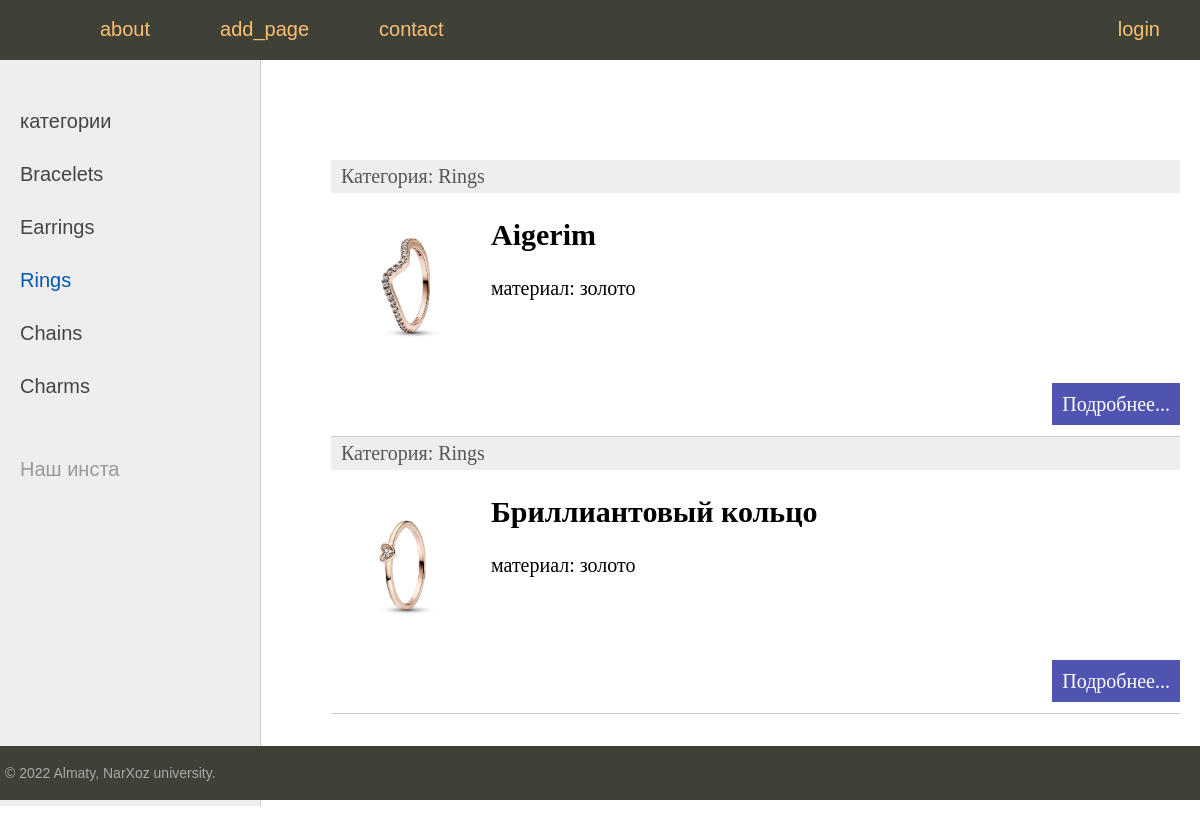
Page /category/rings/ on the committed database.
### aigerim/models.py (models this page shows, shortened)
class Category(models.Model):
    title = models.CharField(max_length=100, db_index=True, verbose_name="Категории")
    slug = models.SlugField(max_length=255, unique=True, db_index=True, verbose_name="URL")
    def __str__(self):
        return self.title
    def get_absolute_url(self):
        return reverse('category', kwargs={'cat_slug': self.slug})
    class Meta:
        verbose_name = 'Категория'
        verbose_name_plural = 'Категории'
        ordering = ['id']

class Aigerim(models.Model):
    objects = None
    name = models.CharField(max_length=255, verbose_name="Заголовок")
    slug = models.SlugField(max_length=255, unique=True, db_index=True, verbose_name="URL")
    content = models.TextField(blank=True, verbose_name="Текст статьи")
    price = models.BigIntegerField(default=True, verbose_name="Цена")
    photo = models.ImageField(upload_to="photos/%Y/%m/%d/", verbose_name="Фото")
    cat = models.ForeignKey('Category', on_delete=models.PROTECT,  verbose_name="Категории")
    class Meta:
        verbose_name = 'Известные бренды'
        verbose_name_plural = 'Известные бренды'
        ordering = ['name']

### aigerim/views.py (the view)
# urls.py: path('category/<slug:cat_slug>/', AigerimCategory.as_view(), name='category')
class AigerimCategory(ListView):
    model = Aigerim
    template_name = 'aigerim/index.html'
    context_object_name = 'posts'
    def get_queryset(self):
        return Aigerim.objects.filter(cat__slug=self.kwargs['cat_slug'])
    def get_context_data(self, *, object_list=None, **kwargs):
        context = super().get_context_data(**kwargs)
        context['title'] = 'Категории - ' + str(context['posts'][0].cat)
        context['menu'] = menu
        context['cat_selected'] = context['posts'][0].cat_id
        return context

### aigerim/templatetags/aigerim_tags.py (called while the page is built)
@register.inclusion_tag('aigerim/list_categories.html')
def show_categories(sort=None, cat_selected=0):
    if not sort:
        cats = Category.objects.all()
    else:
        cats = Category.objects.order_by(sort)
    return {"cats": cats, "cat_selected": cat_selected}

### aigerim/templates/aigerim/index.html (shortened to what this page needs)
{% extends 'aigerim/base.html' %}
{% block content %}
<ul class="list-articles">
    {% for p in object_list %}
    <li>
        <div class="article-panel">
            <p class="first">Категория: {{p.cat}}</p>
        </div>
        {% if p.photo %}
            <p><img class="img-article-left thumb" src="{{p.photo.url}}"></p>
        {% endif %}
        <h2>{{p.name}}</h2>
        {% autoescape on %}
        {{p.content|linebreaks|truncatewords:50}}
        {% endautoescape %}
        <p class="link-read-post"><a href="{{ p.get_absolute_url }}">Подробнее...</a></p>
    </li>
    {% endfor %}
</ul>
{% endblock %}

### aigerim/templates/aigerim/list_categories.html
{% for c in cats %}
	{% if c.pk == cat_selected %}
		<li class="selected">{{c.title}}</li>
	{% else %}
		<li><a href="{{ c.get_absolute_url }}">{{c.title}}</a></li>
	{% endif %}
{% endfor %}

### aigerim/static/aigerim/css/style.css (style rules this page uses)
html, body { font-family: 'Arial'; margin: 0; padding: 0; height: 100%; width: 100%; color: #444; }
a { color: #ff4da6; text-decoration: none; }
img { max-width: 600px; height: auto; }
img.img-article-left { max-width: 300px; height: auto; float: left; padding: 0 10px 10px 0; }
img.img-article-left.thumb { max-width: 150px; height: auto; }
p.link-read-post { text-align: right; }
p.link-read-post a { padding: 10px; min-width: 100px; background: #4f54b0; color: #fff; text-decoration: none; }
div.article-panel { background: #eee; padding: 5px 10px 5px 10px; box-sizing: border-box; overflow: hidden; color: #555; }
div.article-panel p.first { margin: 0; float: left; }
ul.list-articles { list-style: none; margin: 0; padding: 0; }
ul.list-articles li { border-bottom: 1px solid #ccc; }
.left-chapters ul li { margin: 30px 0 0 0; color: #999; }
.left-chapters ul li.selected { color: #0059b2; }
.left-chapters ul li a { color: #444; text-decoration: none; }

### rows in the picture
Category: title "Bracelets"
Category: title "Earrings"
Category: title "Rings"
Category: title "Chains"
Category: title "Charms"
Aigerim: cat "Rings", photo (picture), name "Aigerim", content "материал: золото"
Aigerim: cat "Rings", photo (picture), name "Бриллиантовый кольцо", content "материал: золото"

### other values in the picture
{{ a.url_name }} "about" "add_page" "contact"
{{ a.url_name }} "login"
